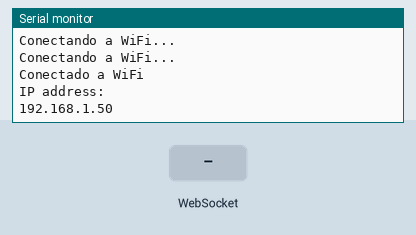
Recording of a sketch running on a simulated ESP8266 (NodeMCU). On the bench: the last lines printed to the serial monitor. The test bench sets the inputs (shaded band). WiFi joins after 1.5 s; servers stay silent unless stated.

Above: at 7.7 s.
7.8 s: WebSocket text "1" received
At 10.1 s:
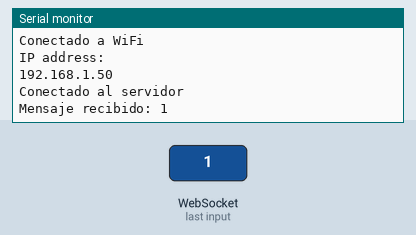
11.0 s: WebSocket text "0" received
At 12.7 s:
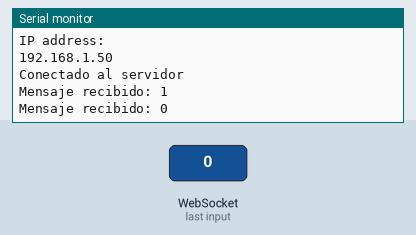
12.8 s: WebSocket text "2" received
At 15.9 s:
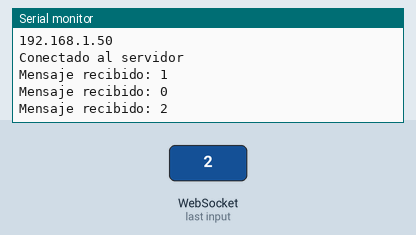

The sketch:

websoket_Client_ESP8266.ino
```cpp
#include <ESP8266WiFi.h>
#include <WebSocketsClient.h>


const char* ssid = "Fam. Nic Yah";
const char* password = "b6XvtdSAw5";

WebSocketsClient webSocketClient;


void onWebSocketEvent(WStype_t type, uint8_t * payload, size_t length) {
  switch(type) {
    case WStype_DISCONNECTED:
      Serial.println("Desconectado del servidor");
      break;
    case WStype_CONNECTED:
      Serial.println("Conectado al servidor");
      break;
    case WStype_TEXT:
      Serial.print("Mensaje recibido: ");
      Serial.println((char *)payload);
      break;
  }
}

void setup() {
  Serial.begin(9600);
  WiFi.begin(ssid, password);
  while (WiFi.status() != WL_CONNECTED) {
    delay(500);
    Serial.println("Conectando a WiFi...");
  }
  Serial.println("Conectado a WiFi");
  Serial.println("IP address: ");
  Serial.println(WiFi.localIP());

  delay(5000);

  webSocketClient.begin("192.168.1.67",80,"/EchoAll");
  webSocketClient.onEvent(onWebSocketEvent);

}

void loop() {

  webSocketClient.loop();
  webSocketClient.sendTXT("Hola server");
  delay(3000);
}
```

Measured:
- after the input at 7.8 s, the serial monitor: prints a new line after 1.7 s (image 1)
- after the input at 11.0 s, the serial monitor: prints a new line after 1.5 s (image 2)
- after the input at 12.8 s, the serial monitor: prints a new line after 2.7 s (image 3)
